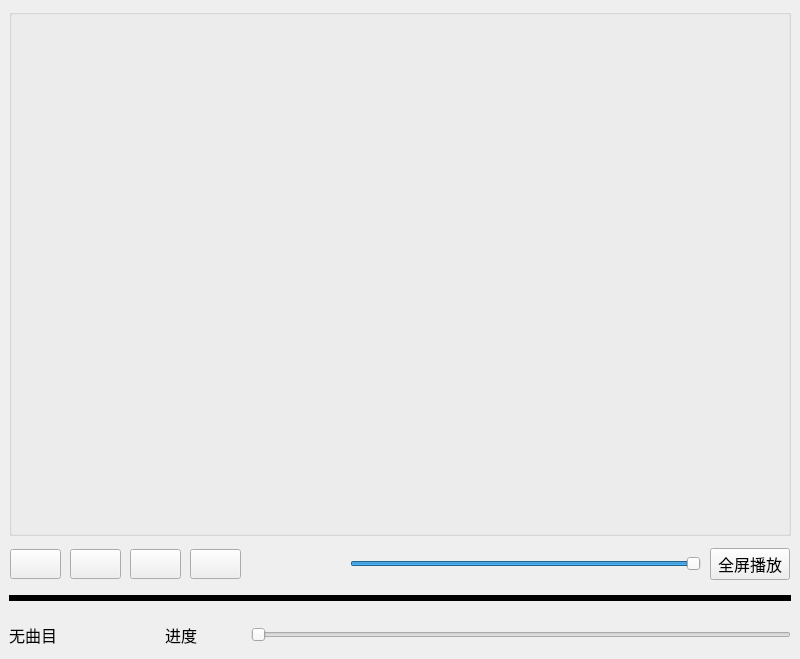
<?xml version="1.0" encoding="UTF-8"?>
<ui version="4.0">
 <class>videoWidgetBased</class>
 <widget class="QMainWindow" name="videoWidgetBased">
  <property name="geometry">
   <rect>
    <x>0</x>
    <y>0</y>
    <width>800</width>
    <height>600</height>
   </rect>
  </property>
  <property name="font">
   <font>
    <pointsize>12</pointsize>
   </font>
  </property>
  <property name="windowTitle">
   <string>MainWindow</string>
  </property>
  <widget class="QWidget" name="centralwidget">
   <layout class="QGridLayout" name="gridLayout_2">
    <item row="0" column="0">
     <widget class="QGroupBox" name="groupBox">
      <property name="title">
       <string/>
      </property>
      <layout class="QGridLayout" name="gridLayout">
       <item row="0" column="0">
        <widget class="myVideoWidget" name="videoWidget" native="true">
         <property name="minimumSize">
          <size>
           <width>500</width>
           <height>500</height>
          </size>
         </property>
        </widget>
       </item>
      </layout>
     </widget>
    </item>
    <item row="1" column="0">
     <layout class="QVBoxLayout" name="verticalLayout">
      <item>
       <widget class="QWidget" name="widget" native="true">
        <property name="minimumSize">
         <size>
          <width>0</width>
          <height>35</height>
         </size>
        </property>
        <property name="maximumSize">
         <size>
          <width>16777215</width>
          <height>25</height>
         </size>
        </property>
        <layout class="QHBoxLayout" name="horizontalLayout_3">
         <property name="spacing">
          <number>9</number>
         </property>
         <property name="leftMargin">
          <number>1</number>
         </property>
         <property name="topMargin">
          <number>1</number>
         </property>
         <property name="rightMargin">
          <number>1</number>
         </property>
         <property name="bottomMargin">
          <number>1</number>
         </property>
         <item>
          <widget class="QPushButton" name="btnAdd">
           <property name="minimumSize">
            <size>
             <width>30</width>
             <height>30</height>
            </size>
           </property>
           <property name="text">
            <string/>
           </property>
           <property name="icon">
            <iconset resource="images.qrc">
             <normaloff>:/images/001.GIF</normaloff>:/images/001.GIF</iconset>
           </property>
          </widget>
         </item>
         <item>
          <widget class="QPushButton" name="btnPlay">
           <property name="minimumSize">
            <size>
             <width>30</width>
             <height>30</height>
            </size>
           </property>
           <property name="text">
            <string/>
           </property>
           <property name="icon">
            <iconset resource="images.qrc">
             <normaloff>:/images/620.bmp</normaloff>:/images/620.bmp</iconset>
           </property>
          </widget>
         </item>
         <item>
          <widget class="QPushButton" name="btnPause">
           <property name="minimumSize">
            <size>
             <width>30</width>
             <height>30</height>
            </size>
           </property>
           <property name="text">
            <string/>
           </property>
           <property name="icon">
            <iconset resource="images.qrc">
             <normaloff>:/images/622.bmp</normaloff>:/images/622.bmp</iconset>
           </property>
          </widget>
         </item>
         <item>
          <widget class="QPushButton" name="btnStop">
           <property name="minimumSize">
            <size>
             <width>30</width>
             <height>30</height>
            </size>
           </property>
           <property name="text">
            <string/>
           </property>
           <property name="icon">
            <iconset resource="images.qrc">
             <normaloff>:/images/624.bmp</normaloff>:/images/624.bmp</iconset>
           </property>
          </widget>
         </item>
         <item>
          <spacer name="horizontalSpacer_3">
           <property name="orientation">
            <enum>Qt::Horizontal</enum>
           </property>
           <property name="sizeType">
            <enum>QSizePolicy::Fixed</enum>
           </property>
           <property name="sizeHint" stdset="0">
            <size>
             <width>40</width>
             <height>20</height>
            </size>
           </property>
          </spacer>
         </item>
         <item>
          <widget class="QPushButton" name="btnSound">
           <property name="minimumSize">
            <size>
             <width>30</width>
             <height>30</height>
            </size>
           </property>
           <property name="text">
            <string/>
           </property>
           <property name="flat">
            <bool>true</bool>
           </property>
          </widget>
         </item>
         <item>
          <widget class="QSlider" name="sliderVolumn">
           <property name="minimumSize">
            <size>
             <width>100</width>
             <height>30</height>
            </size>
           </property>
           <property name="maximum">
            <number>100</number>
           </property>
           <property name="value">
            <number>100</number>
           </property>
           <property name="orientation">
            <enum>Qt::Horizontal</enum>
           </property>
          </widget>
         </item>
         <item>
          <widget class="QPushButton" name="pushButton">
           <property name="minimumSize">
            <size>
             <width>80</width>
             <height>30</height>
            </size>
           </property>
           <property name="text">
            <string>全屏播放</string>
           </property>
           <property name="icon">
            <iconset>
             <normaloff>:/images/images/237.GIF</normaloff>:/images/images/237.GIF</iconset>
           </property>
          </widget>
         </item>
        </layout>
       </widget>
      </item>
      <item>
       <widget class="Line" name="line">
        <property name="minimumSize">
         <size>
          <width>500</width>
          <height>31</height>
         </size>
        </property>
        <property name="frameShadow">
         <enum>QFrame::Plain</enum>
        </property>
        <property name="lineWidth">
         <number>6</number>
        </property>
        <property name="orientation">
         <enum>Qt::Horizontal</enum>
        </property>
       </widget>
      </item>
     </layout>
    </item>
    <item row="2" column="0">
     <layout class="QHBoxLayout" name="horizontalLayout_4">
      <item>
       <widget class="QLabel" name="LabCurMedia">
        <property name="minimumSize">
         <size>
          <width>150</width>
          <height>30</height>
         </size>
        </property>
        <property name="text">
         <string>无曲目</string>
        </property>
       </widget>
      </item>
      <item>
       <widget class="QLabel" name="LabRatio">
        <property name="minimumSize">
         <size>
          <width>80</width>
          <height>30</height>
         </size>
        </property>
        <property name="text">
         <string>进度</string>
        </property>
       </widget>
      </item>
      <item>
       <widget class="QSlider" name="sliderPosition">
        <property name="minimumSize">
         <size>
          <width>300</width>
          <height>30</height>
         </size>
        </property>
        <property name="tracking">
         <bool>false</bool>
        </property>
        <property name="orientation">
         <enum>Qt::Horizontal</enum>
        </property>
       </widget>
      </item>
     </layout>
    </item>
   </layout>
  </widget>
 </widget>
 <customwidgets>
  <customwidget>
   <class>myVideoWidget</class>
   <extends>QWidget</extends>
   <header>myVideoWidget.h</header>
   <container>1</container>
  </customwidget>
 </customwidgets>
 <resources>
  <include location="images.qrc"/>
 </resources>
 <connections/>
</ui>
